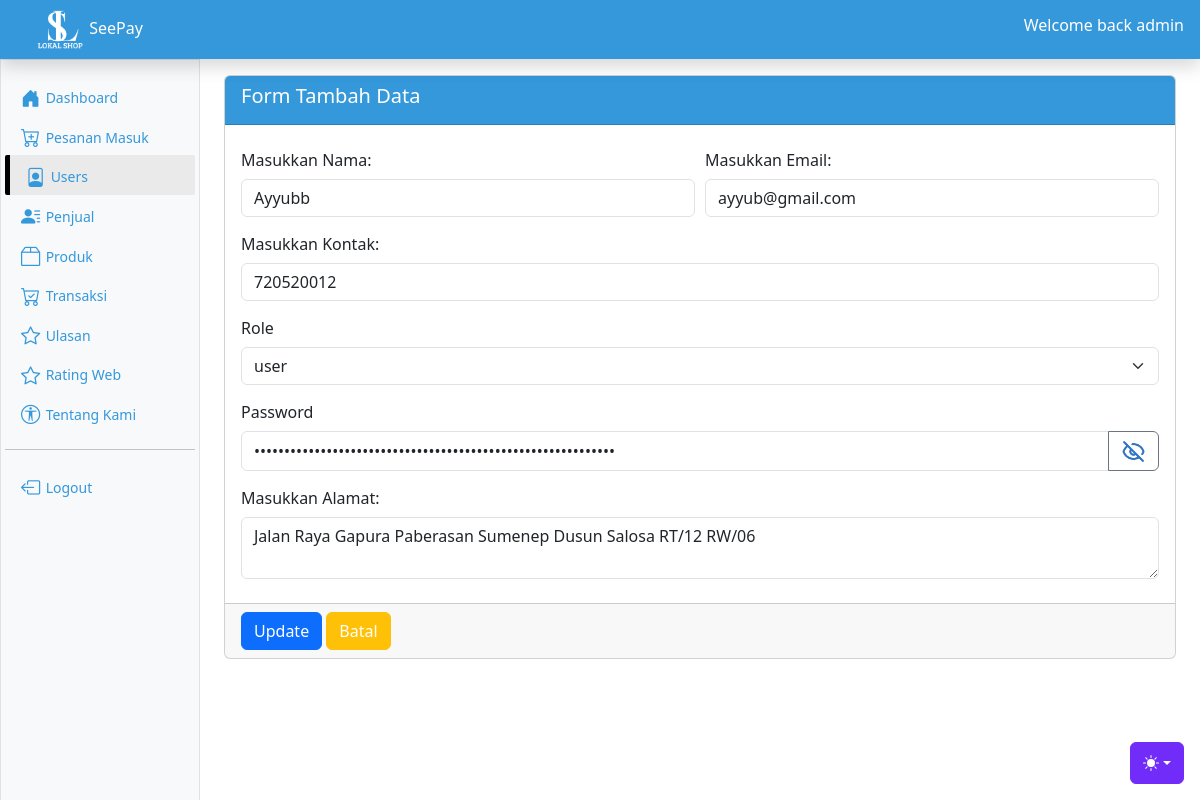
The app's page /backend/index.php?page=edit-user&kode=1 (signed in), older data.
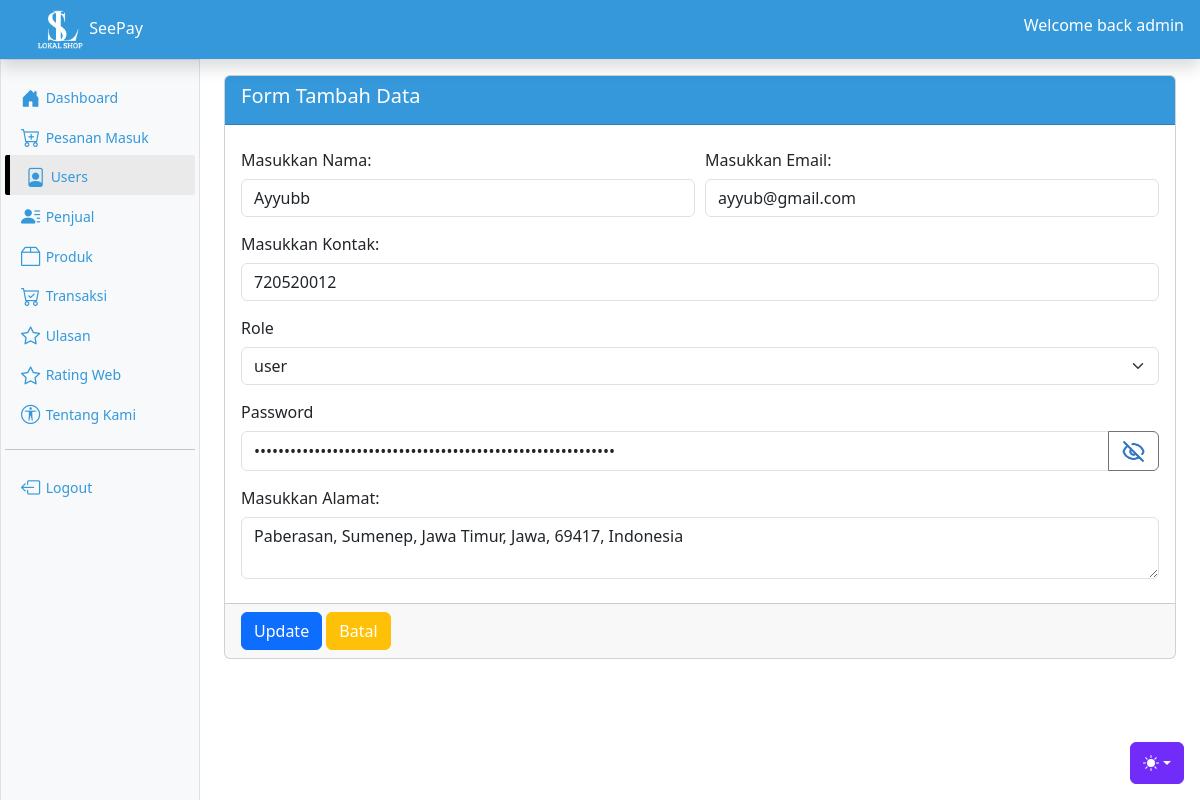
The same page, newer data.
### tables this page shows
CREATE TABLE `user` (
  `id` int(11) NOT NULL,
  `nama` text NOT NULL,
  `email` text NOT NULL,
  `password` text NOT NULL,
  `role` enum('user','admin') NOT NULL,
  `kontak` int(15) NOT NULL,
  `alamat` text NOT NULL,
  `created_at` timestamp NOT NULL DEFAULT current_timestamp(),
  `updated_at` timestamp NOT NULL DEFAULT current_timestamp()
);

### backend/admin/user/edit_user.php (the view, shortened to what this page needs)
<?php
$id=$_GET['kode'];
$result_tentang=mysqli_query($koneksi,"SELECT * FROM user WHERE id='$id'");
$row=mysqli_fetch_assoc($result_tentang);
?>
<div class="card card-info mt-3" id="card-add-user">
    <div class="card-header" style="background-color: #3498DB;">
        <h5 class="card-title" style="color: #fff;">
            <i class="fa fa-edit"></i> Form Tambah Data
        </h5>
    </div>
    <form action="" method="post" enctype="multipart/form-data">
        <div class="card-body">
<div class="kotak-form-user col-12">
<div class="mb-2 kotak-input-user">
              <label for="nama" class="col-form-label">Masukkan Nama:</label>
              <input type="text" name="nama" class="form-control" id="nama" value="<?= $row['nama'] ?>">
            </div>
            <div class="mb-2 kotak-input-user">
              <label for="email" class="col-form-label">Masukkan Email:</label>
              <input type="text" name="email" class="form-control" id="email" value="<?= $row['email'] ?>">
            </div>
</div>
<div class="mb-2 kotak-input-user">
            <label for="kontak" class="col-form-label">Masukkan Kontak:</label>
            <input type="number" name="kontak" class="form-control" id="kontak" value="<?= $row['kontak'] ?>">
          </div>
              <div class="mb-2 kotak-input-user">
              <label for="email" class="col-form-label" id="label-role">Role</label>
              <select class="form-select" name="role" aria-label="Default select example" id="select">
                <option value="<?= $row['role'] ?>" selected><?= $row['role'] ?></option>
              </select>
            </div>
<label for="email" class="col-form-label">Password</label>
  <div class="input-group mb-2 kotak-input-user">
              <input type="password" name="password" id="passwordTambah" class="form-control" aria-describedby="button-addon2" value="<?= $row['password'] ?>">
              <button onclick="togglePasswordTambah()" class="btn btn-outline-secondary" type="button" id="button-addon2"><img id="image-previewTambah" src="assets/img/icon_action/eye-tutup-biru.png" alt="eye" width="25"></button>
            </div>
            <div class="mb-2 kotak-input-user">
                      <label for="alamat" class="col-form-label">Masukkan Alamat:</label>
                      <textarea class="form-control" id="alamat" name="alamat" ><?= $row['alamat'] ?></textarea>
                    </div>
        </div>
        <div class="card-footer">
            <button class="btn btn-primary" type="submit" name="simpan">Update</button>
            <a href="?page=data-user" title="Kembali" class="btn btn-warning text-white">Batal</a>
        </div>
    </form>
</div>
<?php
die();
?>

Row changes from the older to the newer data that the page shows:
changed user "Ayyubb": alamat "Jalan Raya Gapura Paberasan Sumenep Dusun Salosa RT/12 RW/06" → "Paberasan, Sumenep, Jawa Timur, Jawa, 69417, Indonesia"
